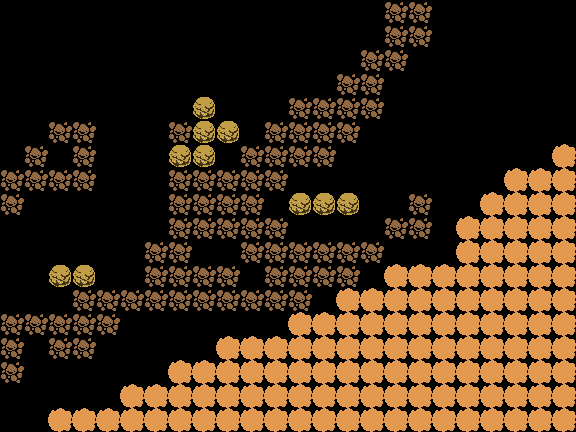

Rendered tile map (Tiled .tmx) drawn with the repository's tilesets; below, a short description and the full map source, tile grids included:
An orthogonal 24x18 tile map with 24x24 px tiles, 2 tile layers (Words, Map).

<map version="1.8" tiledversion="1.8.4" orientation="orthogonal" renderorder="right-down" width="24" height="18" tilewidth="24" tileheight="24" infinite="0" nextlayerid="4" nextobjectid="1">
 <tileset firstgid="1" name="babaisyou" tilewidth="24" tileheight="24" spacing="2" margin="2" tilecount="624" columns="24">
  <image source="../Sheets/tileset.png" trans="000000" width="626" height="678" />
 </tileset>
 <layer id="3" name="Words" width="24" height="18">
  <properties>
   <property name="sentences">me fear baba
box is push
wall is stop
baba is you
water is stop
door is stop 
me is move</property>
  </properties>
  <data encoding="csv">
0,0,0,0,0,0,0,0,0,0,0,0,0,0,0,0,0,0,0,0,0,0,0,0,
0,0,0,0,0,0,0,0,0,0,0,0,0,0,0,0,0,0,0,0,0,0,0,0,
0,0,0,0,0,0,0,0,0,0,0,0,0,0,0,0,0,0,0,0,0,0,0,0,
0,0,0,0,0,0,0,0,0,0,0,0,0,0,0,0,0,0,0,0,0,0,0,0,
0,0,0,0,0,0,0,0,0,0,0,0,0,0,0,0,0,0,0,0,0,0,0,0,
0,0,0,0,0,0,0,0,0,0,0,0,0,0,0,0,0,0,0,0,0,0,0,0,
0,0,0,0,0,0,0,0,0,0,0,0,0,0,0,0,0,0,0,0,0,0,0,0,
0,0,0,0,0,0,0,0,0,0,0,0,0,0,0,0,0,0,0,0,0,0,0,0,
0,0,0,0,0,0,0,0,0,0,0,0,0,0,0,0,0,0,0,0,0,0,0,0,
0,0,0,0,0,0,0,0,0,0,0,0,0,0,0,0,0,0,0,0,0,0,0,0,
0,0,0,0,0,0,0,0,0,0,0,0,0,0,0,0,0,0,0,0,0,0,0,0,
0,0,0,0,0,0,0,0,0,0,0,0,0,0,0,0,0,0,0,0,0,0,0,0,
0,0,0,0,0,0,0,0,0,0,0,0,0,0,0,0,0,0,0,0,0,0,0,0,
0,0,0,0,0,0,0,0,0,0,0,0,0,0,0,0,0,0,0,0,0,0,0,0,
0,0,0,0,0,0,0,0,0,0,0,0,0,0,0,0,0,0,0,0,0,0,0,0,
0,0,0,0,0,0,0,0,0,0,0,0,0,0,0,0,0,0,0,0,0,0,0,0,
0,0,0,0,0,0,0,0,0,0,0,0,0,0,0,0,0,0,0,0,0,0,0,0,
0,0,0,0,0,0,0,0,0,0,0,0,0,0,0,0,0,0,0,0,0,0,0,0
</data>
 </layer>
 <layer id="1" name="Map" width="24" height="18">
  <data encoding="csv">
0,0,0,0,0,0,0,0,0,0,0,0,0,0,0,0,313,313,0,0,0,0,0,0,
0,0,0,0,0,0,0,0,0,0,0,0,0,0,0,0,313,313,0,0,0,0,0,0,
0,0,0,0,0,0,0,0,0,0,0,0,0,0,0,313,313,0,0,0,0,0,0,0,
0,0,0,0,0,0,0,0,0,0,0,0,0,0,313,313,0,0,0,0,0,0,0,0,
0,0,0,0,0,0,0,0,304,0,0,0,313,313,313,313,0,0,0,0,0,0,0,0,
0,0,313,313,0,0,0,313,304,304,0,313,313,313,313,0,0,0,0,0,0,0,0,0,
0,313,0,313,0,0,0,304,304,0,313,313,313,313,0,0,0,0,0,0,0,0,0,228,
313,313,313,313,0,0,0,313,313,313,313,313,0,0,0,0,0,0,0,0,0,228,228,228,
313,0,0,0,0,0,0,313,313,313,313,0,304,304,304,0,0,313,0,0,228,228,228,228,
0,0,0,0,0,0,0,313,313,313,313,313,0,0,0,0,313,313,0,228,228,228,228,228,
0,0,0,0,0,0,313,313,0,0,313,313,313,313,313,313,0,0,0,228,228,228,228,228,
0,0,304,304,0,0,313,313,313,313,0,313,313,313,313,0,228,228,228,228,228,228,228,228,
0,0,0,313,313,313,313,313,313,313,313,313,313,0,228,228,228,228,228,228,228,228,228,228,
313,313,313,313,313,0,0,0,0,0,0,0,228,228,228,228,228,228,228,228,228,228,228,228,
313,0,313,313,0,0,0,0,0,228,228,228,228,228,228,228,228,228,228,228,228,228,228,228,
313,0,0,0,0,0,0,228,228,228,228,228,228,228,228,228,228,228,228,228,228,228,228,228,
0,0,0,0,0,228,228,228,228,228,228,228,228,228,228,228,228,228,228,228,228,228,228,228,
0,0,228,228,228,228,228,228,228,228,228,228,228,228,228,228,228,228,228,228,228,228,228,228
</data>
 </layer>
</map>
